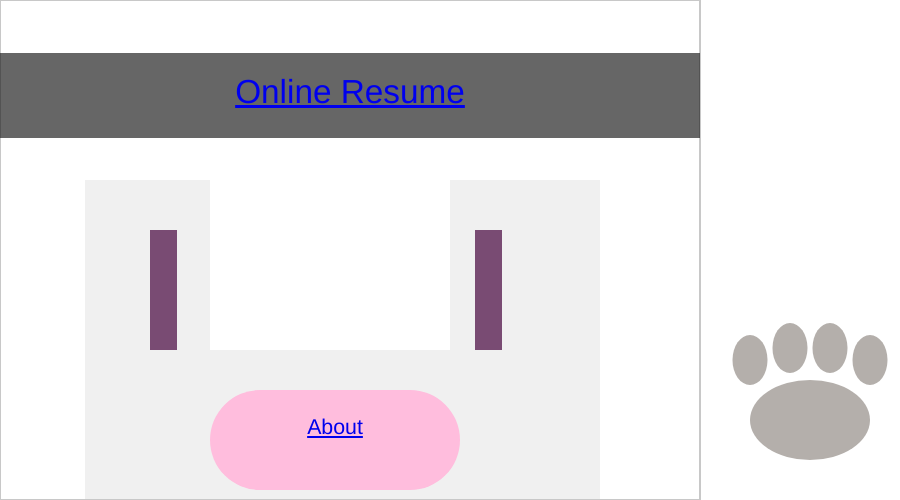
Frame 1 (no input)
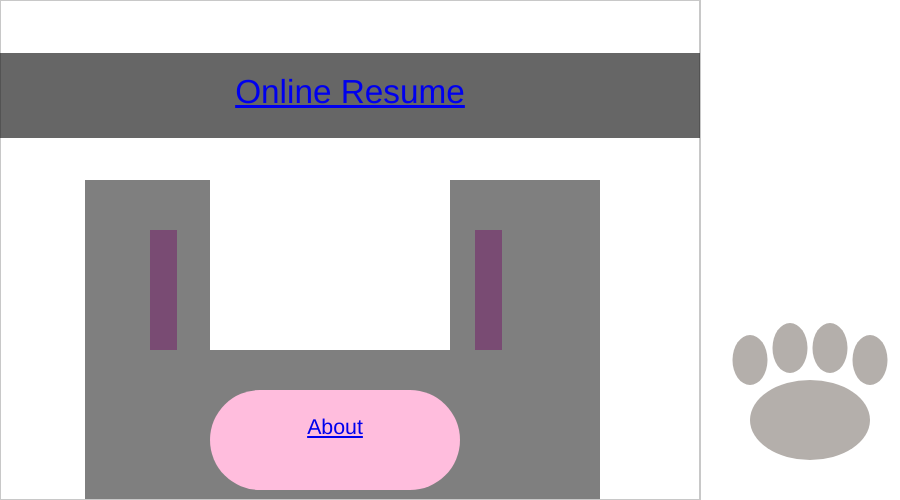
Frame 60 (no input)
Frame 120 (the mouse pressed at the canvas centre since frame 60): identical to frame 60, image omitted

The p5.js sketch that drew these frames (run headless with seeded random() and noise() and a simulated clock; from frame 60 on, the mouse is pressed at the canvas centre):

// p5.js sketch
// ── sketch.js
/* Celine Wu
Creative Coding, Fall 2015
Homework 6
Use DOM to make a novel single-page website/experience
Modify HW3 geometric bear with div links instead of rects.  Links to pages of my existing site, so visual continuity is terrible.  Sorry.
CodePens link: (not connecting to p5 library?) http://codepen.io/cw1208/pen/QyNLod
*/

// how to manage visibility when some elements are divs, some are on the same canvas but should be on different layers, and opacity is behaving iffily?

function setup() {
  
  var faceDiv = createDiv('<a href = "http://celinewu02.wix.com/portfolio#!ux/lxo2t/"></br></br>User Experience</a>');
  faceDiv.id("face");
  faceDiv.position(35,110);
  // All this may as well be done in CSS. So tedious here!
  faceDiv.style("background-color", "rgb(230, 225, 221)");
  faceDiv.style("width", "600px");
  faceDiv.style("height", "310px");
  faceDiv.style("z-index", "-1");
  faceDiv.style("text-align", "center");
  faceDiv.style("font-size", "20pt");
  faceDiv.style("font-family", "sans-serif");
  faceDiv.style("padding-top", "40px");
  
  var headbandDiv = createDiv('<a href = "http://celinewu02.wix.com/portfolio#!resume/cj5l/">Online Resume</a>');
  headbandDiv.id("headband");
  headbandDiv.position(0,53);
  headbandDiv.style("background-color", "rgba(20, 20, 20, .65)");
  headbandDiv.style("width", "700px");
  headbandDiv.style("height", "65px");
  headbandDiv.style("text-align", "center");
  headbandDiv.style("font-size", "25pt");
  headbandDiv.style("font-family", "sans-serif");
  headbandDiv.style("padding-top", "20px");
  
  var noseDiv = createDiv('</br><a href = "http://celinewu02.wix.com/portfolio#!about/c14qb/">About</a>');
  noseDiv.id("nose");
  noseDiv.position(210,390);
  noseDiv.style("background-color", "#FFBDDD");
  noseDiv.style("width", "250px");
  noseDiv.style("height", "100px");
  noseDiv.style("border-radius", "70px");
  noseDiv.style("text-align", "center");
  noseDiv.style("font-size", "16pt");
  noseDiv.style("font-family", "sans-serif");

  createCanvas(900,500);    // bear 900x500
}

function draw() {
  // Dark grey background within canvas
  // background(75, 75, 75, 40);
  
  
  // No outlines
  noStroke();
  
  // Main light gray face
  // fill(230, 225, 221);
  // rect(35, 110, 600, 310);
  
  // Left eye
  fill('#784471');
  rect(150, 230, 27, 120);
  
  // Right eye
  fill('#784471');
  rect(475, 230, 27, 120);
  
  // Opaic headband
  // fill(20, 20, 20, 65);
  // rect(0, 53, 700, 85);
  
  // Opaic face/chest accent
  fill(130, 130, 130, 30);
  beginShape();
  vertex(85, 180);
  vertex(210, 180);
  vertex(210, 350);
  vertex(450, 350);
  vertex(450, 180);
  vertex(600, 180);
  vertex(600, 500);
  vertex(85, 500);
  endShape();
  
  // Nose, not in original painting
  // ellipse(320, 385, 80, 28);

  // "Erase" background to define head
  fill(255);
  rect(700, 0, 200, 500);
  
  // Paws
  fill(180, 175, 171);
  ellipse(750, 360, 35, 50);
  ellipse(790, 348, 35, 50);
  ellipse(830, 348, 35, 50);
  ellipse(870, 360, 35, 50);
  ellipse(810, 420, 120, 80);
  
  noFill();
  stroke(200,200,200);
  strokeWeight(2);
  rect(0, 0, 700, 500);
  
}

// function mouseWheel(event) {
//   posY += event.delta*4;
//   return false; // stops page scroll
// }
